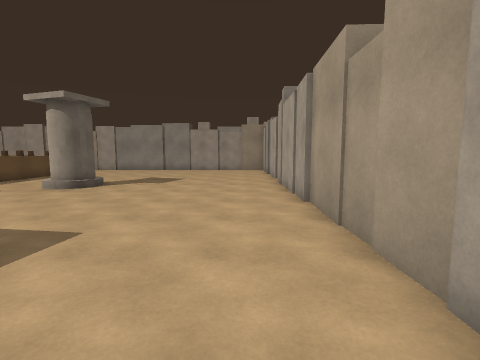
[1] (above)

19 first-person views from a walk through a scene from a Unity 3-D project. The camera is 1.4 m above the floor, tilts 6° down and sees 85° across. The floor is counted in squares, 1 m on a side. Each view is taken from the middle of a square. On the plan, view 1 faces up. The plan holds only what a view shows up to about 13 squares ahead; the rest is blank. The place goes on beyond the plan.

[2]
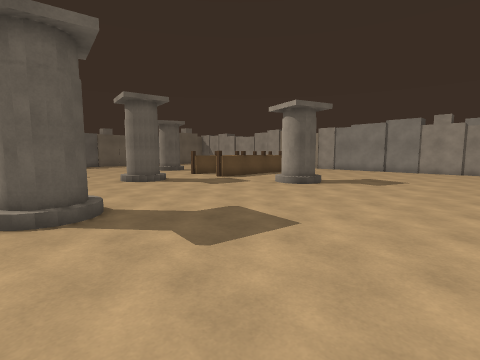

[3]
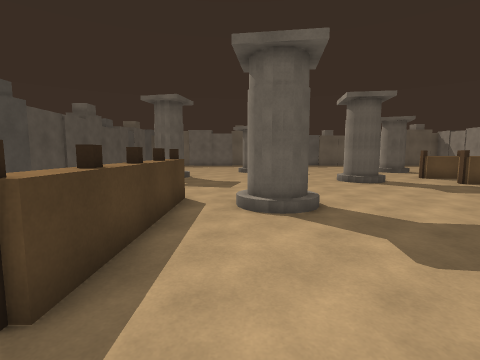

[4]
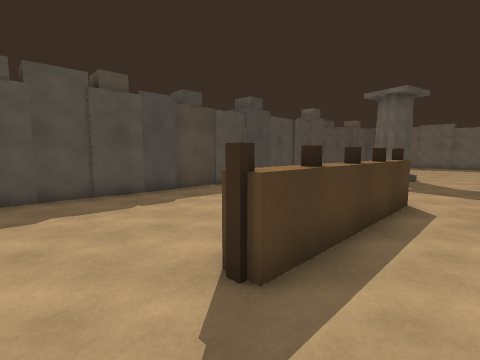

[5]
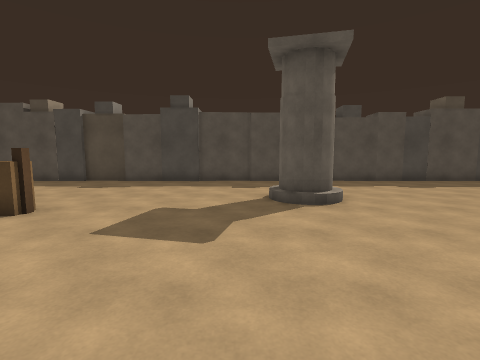

[6]
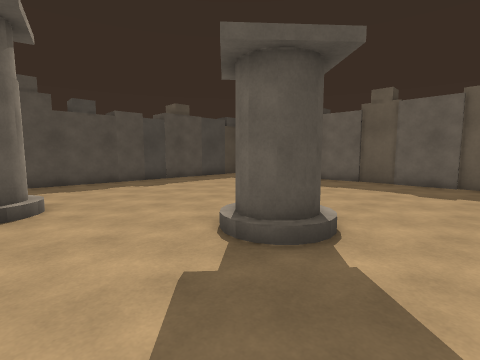

[7]
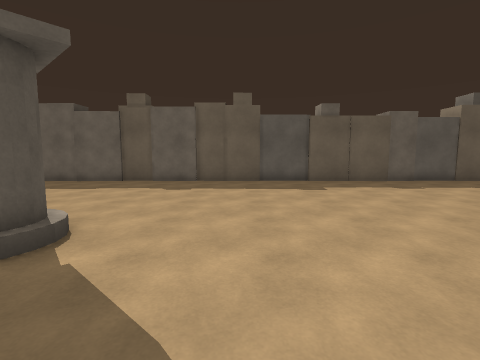

[8]
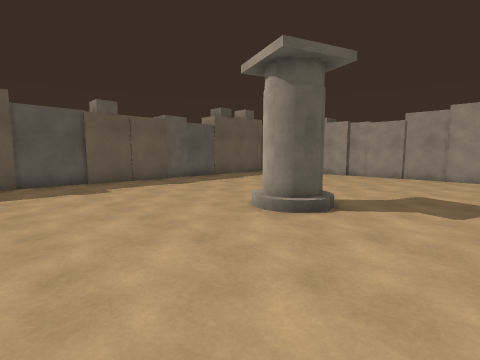

[9]
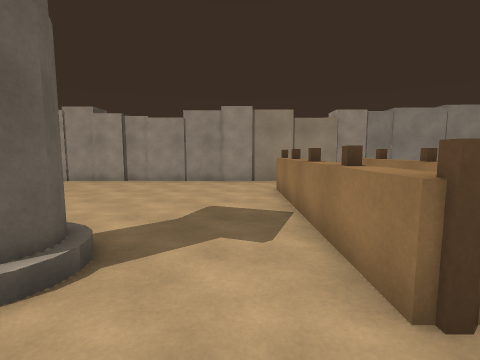

[10]
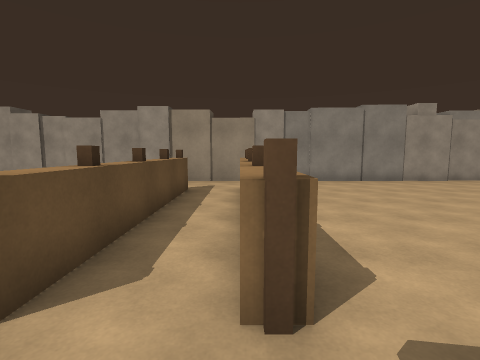

[11]
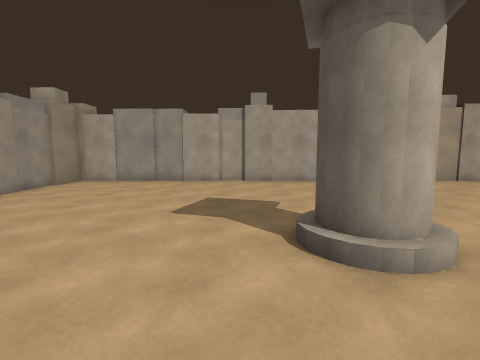

[12]
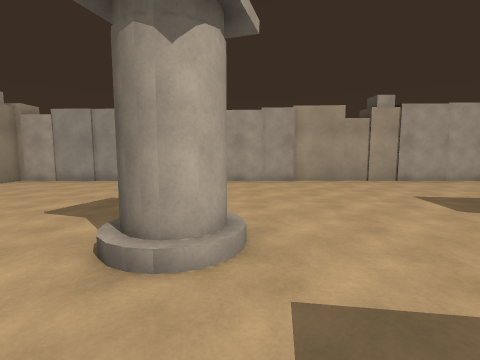

[13]
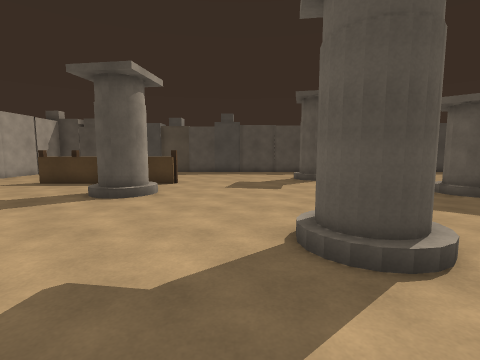

[14]
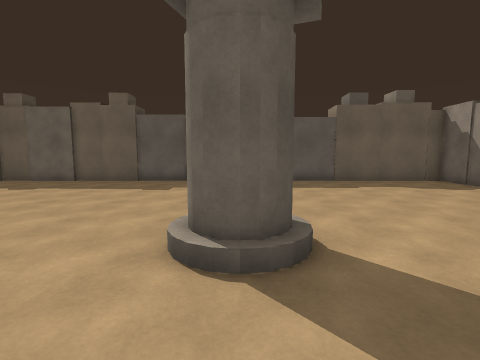

[15]
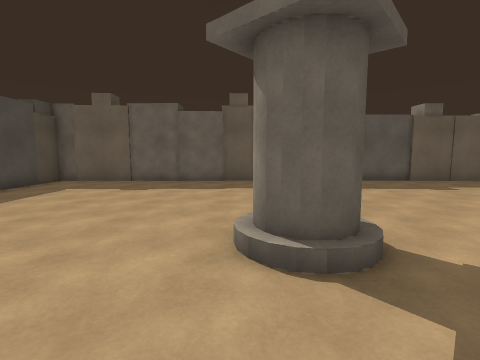

[16]
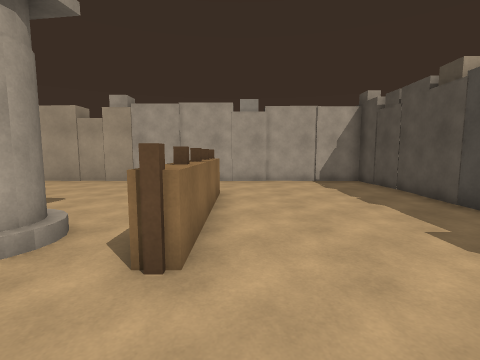

[17]
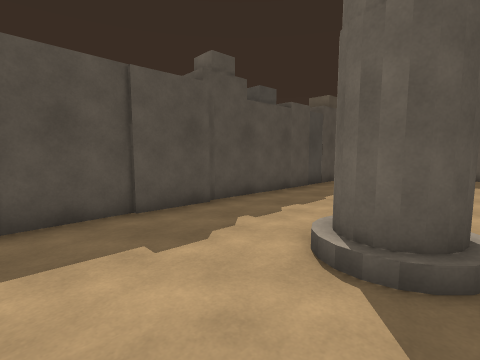

[18]
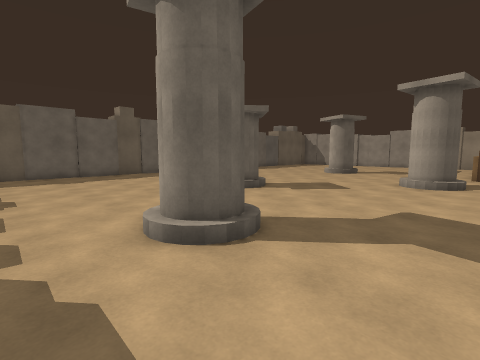

[19]
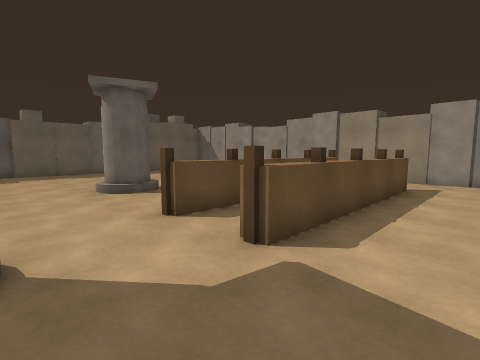

### Floor plan
Key: @ floor where view 1 was taken; # wall or solid block; . floor; ^ raised ledge; O other object.
Columns run from 28 left of view 1 to 2 right of it. Each row starts with its distance up from view 1.
 21 ###############################
 20 #.................. ..........#
 19 #.................. ..........#
 18 #.............O.O.............#
 17 #.............^.^.............#
 16 #.............O.O.............#
 15 #.............^.^.............#
 14 #.............O.O.............#
 13 #.............^.^.............#
 12 #........O....O.O....O........#
 11 #.......O#O...^.^...O#O.......#
 10 #........O....O.O....O........#
  9 #.............................#
  8 #.............................#
  7 #..............O..............#
  6 #.............OOO.............#
  5 #..............O..............#
  4 #.............................#
  3 #.............................#
  2 #........O...........O........#
  1 #.......O#O.........O#O.......#
  0 #........O...........O......@.#
 -1 #.............................#
 -2 #...................OOOOOOO...#
 -3 #............O................#
 -4 #...........OOO...............#
 -5 #............O................#
 -6 #.............................#
 -7 #.............................#
 -8 #.............................#
 -9 ###############################

Positions as (right, up) in squares from view 1, and headings:
1: (0, 0), facing up
2: (0, 0), facing up-left
3: (0, 0), facing left
4: (0, 0), facing down-left
5: (-13, 4), facing down
6: (-15, 4), facing down-left
7: (-15, 5), facing left
8: (-15, 5), facing up-left
9: (-16, 8), facing up
10: (-12, 8), facing up
11: (-11, 13), facing right
12: (-11, 10), facing right
13: (-11, 10), facing down
14: (-15, 11), facing left
15: (-15, 0), facing left
16: (-11, -3), facing right
17: (-11, -3), facing down-left
18: (-11, -7), facing up-left
19: (-9, 7), facing up-left
